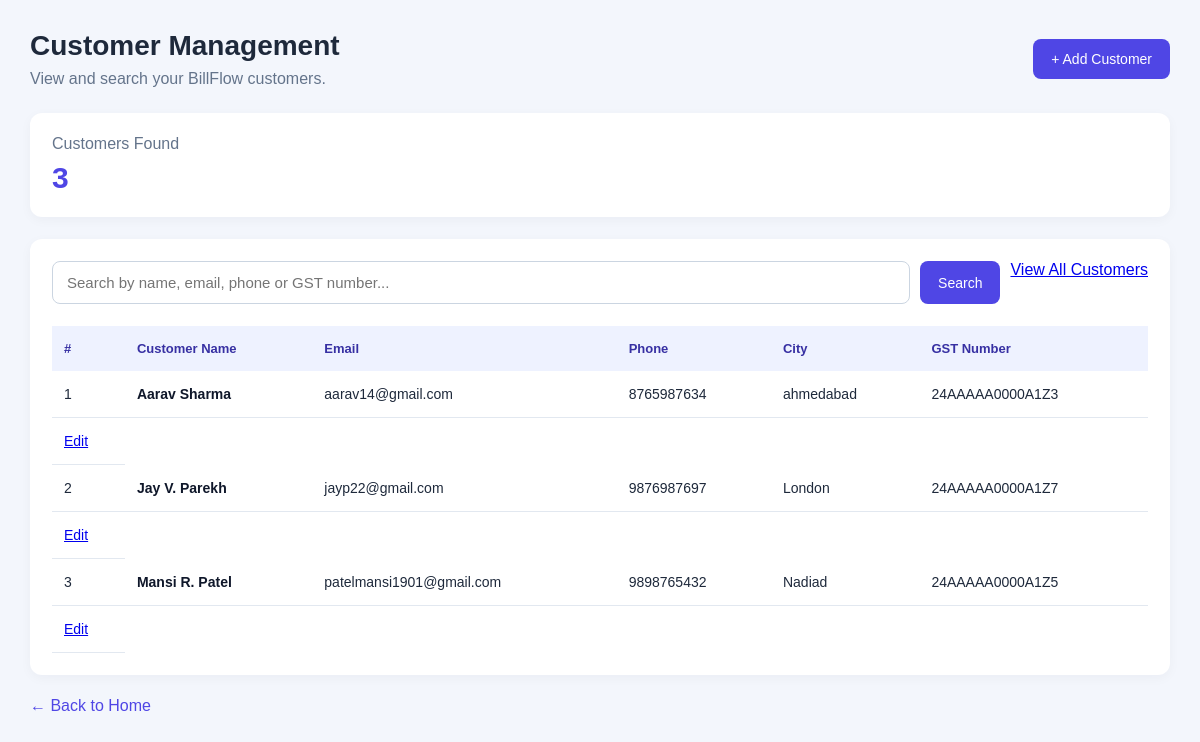
The app's page /customers/ with its own data.
### core/models.py (models this page shows, shortened)
class Customer(models.Model):
    name = models.CharField(max_length=100)
    email = models.EmailField(max_length=254)
    phone = models.CharField(max_length=10)
    address = models.TextField()
    city = models.CharField(max_length=100)
    state = models.CharField(max_length=100)
    postal_code = models.CharField(max_length=10)
    gst_number = models.CharField(
        max_length=15,
        blank=True,
        null=True,
        unique=True,
    )
    distributor = models.ForeignKey(
        settings.AUTH_USER_MODEL,
        on_delete=models.SET_NULL,
        null=True,
        blank=True,
        related_name="customers",
    )
    created_at = models.DateTimeField(auto_now_add=True)
    updated_at = models.DateTimeField(auto_now=True)
    class Meta:
        ordering = ["name"]
        verbose_name = "Customer"
        verbose_name_plural = "Customers"

### core/views.py (the view, shortened to what this page needs)
# urls.py: path("customers/", views.customer_list, name="customer_list",),
def customer_list(request):
    search_query = request.GET.get("q", "").strip()
    customers = Customer.objects.all()
    total_customers = customers.count()
    context = {
        "customers": customers,
        "search_query": search_query,
        "total_customers": total_customers,
    }
    return render(request, "customer_list.html", context)

### templates/customer_list.html (shortened to what this page needs)
<!DOCTYPE html>
<html lang="en">
<head>
</head>
<body>
    <div class="container">
        <header class="header">
            <div>
                <h1>Customer Management</h1>
                <p class="subtitle">
                    View and search your BillFlow customers.
                </p>
            </div>
            <a href="{% url 'customer_add' %}" class="btn">
                + Add Customer
            </a>
        </header>
        <section class="stats">
            <span>Customers Found</span>
            <strong>{{ total_customers }}</strong>
        </section>
        <section class="table-card">
            <form method="GET"
                  action="{% url 'customer_list' %}"
                  class="search-form">
                <input
                    type="search"
                    name="q"
                    value="{{ search_query }}"
                    placeholder="Search by name, email, phone or GST number..."
                    aria-label="Search customers"
                >
                <button type="submit" class="btn">
                    Search
                </button>
                <a href="{% url 'customer_list' %}">
                    View All Customers
                </a>
            </form>
            <div class="table-wrapper">
                <table>
                    <thead>
                        <tr>
                            <th>#</th>
                            <th>Customer Name</th>
                            <th>Email</th>
                            <th>Phone</th>
                            <th>City</th>
                            <th>GST Number</th>
                        </tr>
                    </thead>
                    <tbody>
                        {% for customer in customers %}
                            <tr>
                                <td>{{ forloop.counter }}</td>
                                <td class="customer-name">
                                    {{ customer.name }}
                                </td>
                                <td>
                                    {{ customer.email|default:"—" }}
                                </td>
                                <td>
                                    {{ customer.phone|default:"—" }}
                                </td>
                                <td>
                                    {{ customer.city|default:"—" }}
                                </td>
                                <td>
                                    {{ customer.gst_number|default:"—" }}
                                </td>
                            </tr>
                            <td>
                                <a href="{% url 'customer_edit' customer.id %}">
                                    Edit
                                </a>
                            </td>
                        {% endfor %}
                    </tbody>
                </table>
            </div>
        </section>
        <a href="{% url 'home' %}" class="back-link">
            ← Back to Home
        </a>
    </div>
</body>
</html>

### templates/customer_list.html (style rules this page uses)
* { box-sizing: border-box; }
body { margin: 0; padding: 30px; font-family: Arial, sans-serif; background: #f3f6fc; color: #1e293b; }
.container { max-width: 1200px; margin: 0 auto; }
.header { display: flex; justify-content: space-between; align-items: center; flex-wrap: wrap; gap: 15px; margin-bottom: 25px; }
.header h1 { margin: 0 0 8px; font-size: 28px; }
.subtitle { margin: 0; color: #64748b; }
.btn { display: inline-block; padding: 12px 18px; background: #4f46e5; color: white; text-decoration: none; border: none; border-radius: 8px; cursor: pointer; font-size: 14px; }
.stats { background: white; padding: 22px; border-radius: 12px; margin-bottom: 22px; box-shadow: 0 3px 12px #0f172a0a; }
.stats span { display: block; color: #64748b; margin-bottom: 8px; }
.stats strong { font-size: 30px; color: #4f46e5; }
.table-card { background: white; border-radius: 12px; padding: 22px; box-shadow: 0 3px 12px #0f172a0a; }
.search-form { display: flex; gap: 10px; margin-bottom: 22px; }
.search-form input { flex: 1; min-width: 0; padding: 12px 14px; border: 1px solid #cbd5e1; border-radius: 8px; font-size: 15px; outline: none; }
.table-wrapper { width: 100%; overflow-x: auto; }
table { width: 100%; border-collapse: collapse; min-width: 800px; }
th { background: #eef2ff; color: #3730a3; text-align: left; padding: 15px 12px; font-size: 13px; }
td { padding: 15px 12px; border-bottom: 1px solid #e2e8f0; font-size: 14px; }
.customer-name { font-weight: bold; color: #0f172a; }
.back-link { display: inline-block; margin-top: 22px; color: #4f46e5; text-decoration: none; }

### records on screen
Customer: name "Aarav Sharma", email "aarav14@gmail.com", phone "8765987634", city "ahmedabad", gst_number "24AAAAA0000A1Z3"
Customer: name "Jay V. Parekh", email "jayp22@gmail.com", phone "9876987697", city "London", gst_number "24AAAAA0000A1Z7"
Customer: name "Mansi R. Patel", email "patelmansi1901@gmail.com", phone "9898765432", city "Nadiad", gst_number "24AAAAA0000A1Z5"

### other values on screen
{{ total_customers }} "3"
